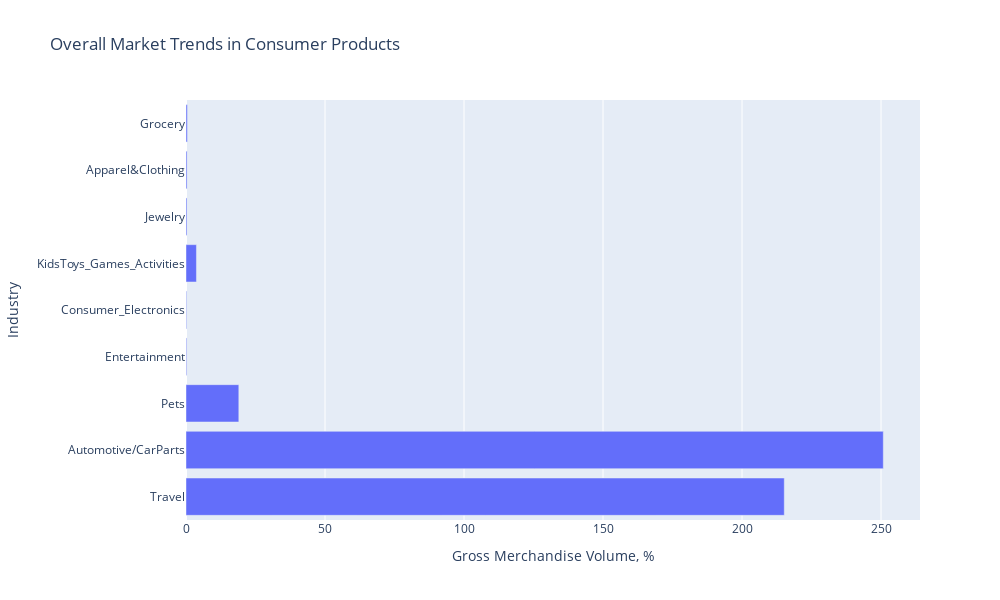

Notebook code cell kept with this figure:
### Code cell
bar_go = go.Bar(x = df['Pre-Covid19_GMV_YoY, %'], y = df['Industry'], name='Average Tip (%)', orientation='h')
fig = go.Figure(
    data=[bar_go],
    layout=go.Layout(width=1000, height=600, title='Overall Market Trends in Consumer Products', 
                     xaxis_title='Gross Merchandise Volume, %', yaxis_title='Industry'))
fig.show()

### Figure 1 — Plotly figure (JSON) as saved in the notebook; plotly's stock layout.template omitted (floating-point values rounded to 4 significant figures)
{"data": [{"name": "Average Tip (%)", "orientation": "h", "type": "bar", "x": [215.2, 250.8, 19, 0.25, 0.22, 3.76, 0.35, 0.38, 0.49], "y": ["Travel", "Automotive/CarParts", "Pets", "Entertainment", "Consumer_Electronics", "KidsToys_Games_Activities", "Jewelry", "Apparel&Clothing", "Grocery"]}], "layout": {"height": 600, "title": {"text": "Overall Market Trends in Consumer Products"}, "width": 1000, "xaxis": {"title": {"text": "Gross Merchandise Volume, %"}}, "yaxis": {"title": {"text": "Industry"}}}}
